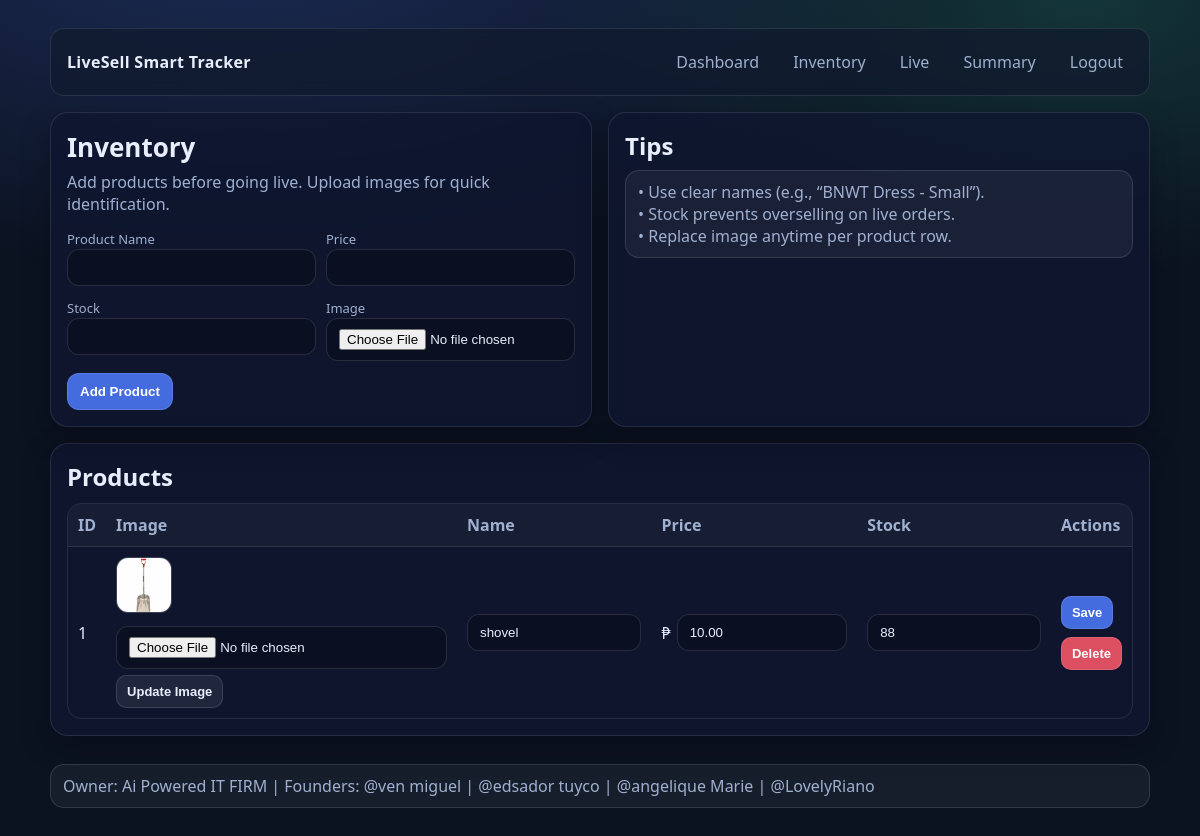
The page /inventory (signed in) on the database its author committed.
### app/models.py (models this page shows)
class Product(Base):
    __tablename__="products"
    id = Column(Integer, primary_key=True, index=True)
    name = Column(String, nullable=False)
    user_id = Column(Integer, ForeignKey("users.id"), nullable=False)
    user = relationship("User")
    price = Column(Float, nullable=False, default=0)
    stock = Column(Integer, nullable=False, default=0)
    image_path = Column(String, nullable=True)

### app/routes/inventory.py (the view)
@router.get("/inventory")
async def inventory_page(request: Request):
    user_id = require_login(request)
    if not user_id:
        return RedirectResponse("/login", status_code=302)
    db = SessionLocal()
    products = (
        db.query(Product)
        .filter(Product.user_id == user_id)
        .order_by(Product.id.desc())
        .all()
    )
    db.close()
    return templates.TemplateResponse("inventory.html", {"request": request, "products": products})

### app/templates/inventory.html (shortened to what this page needs)
<!DOCTYPE html>
<html lang="en">
<head>
  <link rel="stylesheet" href="/static/css/style.css">
</head>
<body>
  <div class="container">
    <div class="nav">
      <div class="brand">LiveSell Smart Tracker</div>
      <div class="navlinks">
        <a href="/">Dashboard</a>
        <a href="/inventory">Inventory</a>
        <a href="/live">Live</a>
        <a href="/summary">Summary</a>
        <a href="/logout">Logout</a>
      </div>
    </div>
    <div class="grid two">
      <div class="card">
        <h1 class="h1">Inventory</h1>
        <p class="p">Add products before going live. Upload images for quick identification.</p>
        <form method="post" action="/inventory/add" enctype="multipart/form-data">
          <div class="row cols-2">
            <div>
              <label>Product Name</label>
              <input name="name" required>
            </div>
            <div>
              <label>Price</label>
              <input name="price" type="number" step="0.01" required>
            </div>
          </div>
          <div class="row cols-2" style="margin-top:10px;">
            <div>
              <label>Stock</label>
              <input name="stock" type="number" min="0" required>
            </div>
            <div>
              <label>Image</label>
              <input type="file" name="image" accept="image/*">
            </div>
          </div>
          <div style="margin-top:12px;">
            <button class="btn" type="submit">Add Product</button>
          </div>
        </form>
      </div>
      <div class="card">
        <h2 style="margin:0 0 8px;">Tips</h2>
        <div class="notice">
          • Use clear names (e.g., “BNWT Dress - Small”).<br>
          • Stock prevents overselling on live orders.<br>
          • Replace image anytime per product row.
        </div>
      </div>
    </div>
    <div class="card" style="margin-top:16px;">
      <h2 style="margin:0 0 10px;">Products</h2>
      <table class="table">
        <tr>
          <th>ID</th>
          <th>Image</th>
          <th>Name</th>
          <th>Price</th>
          <th>Stock</th>
          <th>Actions</th>
        </tr>
        {% for p in products %}
        <tr>
          <td>{{ p.id }}</td>
          <td>
            {% if p.image_path %}
              <img class="thumb" src="{{ p.image_path }}" alt="product">
            {% else %}
              <div class="notice" style="padding:8px 10px;">No image</div>
            {% endif %}
            <div style="margin-top:8px;">
              <form method="post" action="/inventory/{{ p.id }}/image" enctype="multipart/form-data">
                <input type="file" name="image" accept="image/*" required>
                <button class="btn small secondary" type="submit" style="margin-top:6px;">Update Image</button>
              </form>
            </div>
          </td>
          <td>
            <form method="post" action="/inventory/{{ p.id }}/edit">
              <input name="name" value="{{ p.name }}" required>
          </td>
          <td>
              <div style="display:flex; align-items:center; gap:6px;">
                <span>₱</span>
                <input name="price" type="number" step="0.01" value="{{ "%.2f"|format(p.price) }}" required>
              </div>
          </td>
          <td>
              <input name="stock" type="number" min="0" value="{{ p.stock }}" required>
          </td>
          <td>
              <button class="btn small" type="submit">Save</button>
            <form method="post" action="/inventory/{{ p.id }}/delete" style="margin-top:8px;">
              <button class="btn small red" type="submit">Delete</button>
            </form>
          </td>
        </tr>
        {% endfor %}
      </table>
    </div>
  </div>
  <footer class="footer">
    <div class="container">
      <div class="notice">
        Owner: Ai Powered IT FIRM | Founders: @ven miguel | @edsador tuyco | @angelique Marie | @LovelyRiano
      </div>
    </div>
  </footer>
</body>
</html>

### app/static/css/style.css (style rules this page uses)
:root { --bg:#0b1220; --panel:#111a2e; --card:#0f1730; --text:#e8eefc; --muted:#9fb0d0; --line:rgba(255,255,255,.10); --accent:#4f7cff; --accent2:#38d39f; --danger:#ff5a6a; --warn:#ffcc66; }
* { box-sizing:border-box }
body { margin:0; font-family: system-ui, -apple-system, Segoe UI, Roboto, Arial, sans-serif; background: radial-gradient(1200px 600px at 20% -10%, rgba(79,124,255,.25), transparent 60%), radial-gradient(1000px 500px at 90% 0%, rgba(56,211,159,.18), transparent 55%), var(--bg); color:var(--text); }
a { color:var(--text); text-decoration:none }
.container { width:min(1100px, 92vw); margin:28px auto; }
.nav { display:flex; align-items:center; justify-content:space-between; gap:12px; padding:14px 16px; background:rgba(17,26,46,.75); border:1px solid var(--line); border-radius:14px; backdrop-filter: blur(8px); }
.brand { font-weight:800; letter-spacing:.3px; }
.navlinks { display:flex; gap:14px; flex-wrap:wrap; }
.navlinks a { color:var(--muted); padding:8px 10px; border-radius:10px; }
.grid { display:grid; grid-template-columns: 1fr; gap:16px; margin-top:16px; }
@media (min-width: 900px) { .grid.two { grid-template-columns: 1fr 1fr; } }
.card { background:rgba(15,23,48,.82); border:1px solid var(--line); border-radius:18px; padding:16px; box-shadow: 0 10px 30px rgba(0,0,0,.25); }
.h1 { font-size:26px; margin:0 0 6px }
.p { color:var(--muted); margin:0 0 12px }
label { color:var(--muted); font-size:13px }
input, select { width:100%; padding:10px 12px; border-radius:12px; border:1px solid rgba(255,255,255,.12); background: rgba(0,0,0,.25); color: var(--text); outline: none; }
.row { display:grid; grid-template-columns: 1fr; gap:10px; }
@media (min-width: 650px) { .row.cols-2 { grid-template-columns: 1fr 1fr; } }
.btn { display:inline-flex; align-items:center; justify-content:center; gap:8px; padding:10px 12px; border-radius:12px; border:1px solid rgba(255,255,255,.12); background: rgba(79,124,255,.85); color: white; font-weight:700; cursor:pointer; }
.btn.secondary { background: rgba(255,255,255,.08); color: var(--text) }
.btn.red { background: rgba(255,90,106,.85) }
.btn.small { padding:8px 10px; border-radius:10px; font-weight:700; font-size:13px }
.table { width:100%; border-collapse:separate; border-spacing:0; overflow:hidden; border:1px solid var(--line); border-radius:14px; }
.table th, .table td { padding:10px 10px; border-bottom:1px solid var(--line); vertical-align:middle; }
.table th { color:var(--muted); font-weight:700; text-align:left; background:rgba(255,255,255,.04) }
.table tr:last-child td { border-bottom:none }
.thumb { width:56px; height:56px; border-radius:12px; object-fit:cover; border:1px solid rgba(255,255,255,.14); background: rgba(255,255,255,.06); }
.notice { padding:10px 12px; border-radius:14px; border:1px solid rgba(255,255,255,.12); background: rgba(255,255,255,.05); color: var(--muted); }

### rows shown on the page
Product: id "1", image_path (picture), name "shovel", price "10.00", stock "88"
